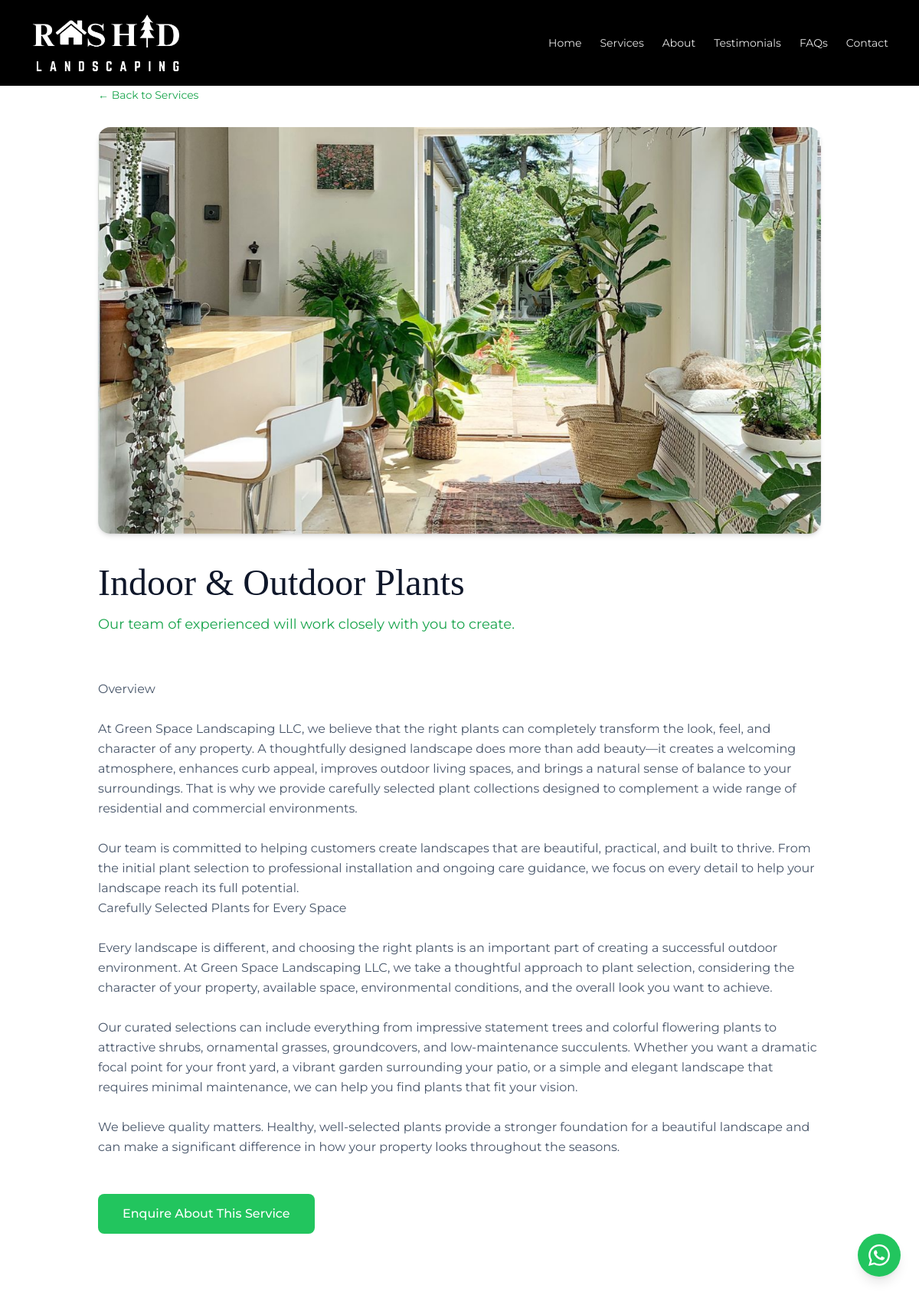
Screenshot of /services/7 with the database file from the repository.
### tables this page shows
CREATE TABLE settings (
            id INTEGER PRIMARY KEY, company_name TEXT DEFAULT 'TECHSERENIA',
            hero_title TEXT DEFAULT 'Turn Your Dubai Outdoor Space into an Exclusive Oasis',
            hero_subtitle TEXT DEFAULT 'Luxury landscape design and swimming pools by experts',
            logo TEXT DEFAULT '', bg_type TEXT DEFAULT 'image', bg_file TEXT DEFAULT '',
            whatsapp TEXT DEFAULT '971500000000', phone TEXT DEFAULT '', email TEXT DEFAULT '',
            address TEXT DEFAULT '', map_url TEXT DEFAULT '', instagram TEXT DEFAULT '', facebook TEXT DEFAULT '',
            founder_name TEXT DEFAULT 'Founder Name', founder_title TEXT DEFAULT 'Founder & CEO',
            founder_desc TEXT DEFAULT 'Passionate about creating beautiful outdoor spaces across Dubai.',
            founder_image TEXT DEFAULT '', services_bg TEXT DEFAULT '',
            admin_pass TEXT DEFAULT '', delete_pass TEXT DEFAULT '',
            stat_projects TEXT DEFAULT '150', stat_years TEXT DEFAULT '12', stat_satisfaction TEXT DEFAULT '98', stat_team TEXT DEFAULT '25', stat_happy TEXT DEFAULT '200', stat_reviews TEXT DEFAULT '180',
            counters_bg TEXT DEFAULT '', faq_image TEXT DEFAULT '', faq_heading TEXT DEFAULT 'Some General Question?', cta_bg TEXT DEFAULT '', form_title TEXT DEFAULT 'Transform Your Dream Landscape with a Tailored Consultation', form_subtitle TEXT DEFAULT 'Book a private, one-on-one consultation with Dubai''s leading landscaping experts to explore a bespoke outdoor design tailored to your villa and lifestyle.', form_heading TEXT DEFAULT 'Schedule Your Free Consultation',
            smtp_sender TEXT DEFAULT '', smtp_app_pass TEXT DEFAULT '', smtp_receiver TEXT DEFAULT '',
            intro_title TEXT DEFAULT 'Green Space Landscaping Services',
            intro_text TEXT DEFAULT 'We believe outdoor spaces should be sanctuaries that nurture well-being and celebrate nature.',
            intro_image TEXT DEFAULT '', intro_badge TEXT DEFAULT '6+', intro_badge_label TEXT DEFAULT 'Year Experience',
            show_services INTEGER DEFAULT 1, show_about INTEGER DEFAULT 1, show_founder INTEGER DEFAULT 1,
            show_testimonials INTEGER DEFAULT 1, show_faqs INTEGER DEFAULT 1, show_gallery INTEGER DEFAULT 1, show_intro INTEGER DEFAULT 1, show_clients INTEGER DEFAULT 1, show_videos TEXT DEFAULT '1', favicon TEXT DEFAULT '', show_brand_text TEXT DEFAULT '1', pwa_name TEXT DEFAULT 'RJ LANDSCAPING', pwa_icon TEXT DEFAULT '');

CREATE TABLE service_images (id INTEGER PRIMARY KEY AUTOINCREMENT, service_id INTEGER, filename TEXT);

CREATE TABLE services (id INTEGER PRIMARY KEY AUTOINCREMENT, title TEXT, short_desc TEXT, full_desc TEXT, image TEXT DEFAULT '');

### app.py (the view)
@app.route("/services/<int:sid>")
def service_detail(sid):
    svc = get_service(sid)
    if not svc:
        return redirect(url_for("index") + "#services")
    return render_template("service_detail.html", s=gs(), service=svc, links=get_links())

### app.py (called while the page is built)
def db():
    c = sqlite3.connect(DB_PATH)
    c.row_factory = sqlite3.Row
    return c

def ensure_settings_cols():
    need = ["cta_bg", "form_title", "form_subtitle", "form_heading", "counters_bg", "faq_image", "faq_heading",
            "stat_team", "stat_happy", "stat_reviews", "show_clients", "services_bg", "intro_image", "intro_title",
            "intro_text", "intro_badge", "intro_badge_label", "show_videos", "favicon", "pwa_name", "pwa_icon", "show_brand_text"]
    with db() as c:
        for col in need:
            try:
                c.execute(f"SELECT {col} FROM settings LIMIT 1")
            except Exception:
                try:
                    default = "atom landscape" if col == "pwa_name" else ""
                    c.execute(f"ALTER TABLE settings ADD COLUMN {col} TEXT DEFAULT '{default}'")
                except Exception:
                    pass

def gs():
    ensure_settings_cols()
    with db() as c:
        return dict(c.execute("SELECT * FROM settings WHERE id=1").fetchone())

def get_service(sid):
    with db() as c:
        r = c.execute("SELECT * FROM services WHERE id=?", (sid,)).fetchone()
        if not r:
            return None
        s = dict(r)
        s["images"] = [dict(i) for i in c.execute("SELECT id,filename FROM service_images WHERE service_id=?", (sid,))]
        return s

def get_links():
    with db() as c:
        return [dict(r) for r in c.execute("SELECT * FROM external_links ORDER BY id")]

### templates/service_detail.html (shortened to what this page needs)
{% extends "base.html" %}
{% block content %}
<section class="pt-28 pb-20 min-h-screen bg-white">
  <div class="max-w-5xl mx-auto px-6 md:px-10">
    <a href="/#services" class="text-grass-dark hover:text-grass text-sm mb-8 inline-block">← Back to Services</a>
    {% if service.images %}
    <div class="swiper service-swiper rounded-2xl overflow-hidden mb-10 shadow-md">
      <div class="swiper-wrapper">{% for img in service.images %}<div class="swiper-slide"><div class="aspect-video bg-grass-soft"><img src="{{ url_for('static',filename='uploads/'+img.filename) }}" class="w-full h-full object-cover" alt=""></div></div>{% endfor %}</div>
    </div>
    {% endif %}
    <h1 class="font-display text-4xl md:text-5xl text-slate-900 mb-4">{{ service.title }}</h1>
    <p class="text-grass-dark text-lg mb-8">{{ service.short_desc }}</p>
    <div class="text-slate-600 leading-relaxed whitespace-pre-line">{{ service.full_desc }}</div>
    <div class="mt-12"><a href="/#contact" class="inline-block bg-grass hover:bg-grass-dark text-white px-8 py-3.5 rounded-lg font-medium">Enquire About This Service</a></div>
  </div>
</section>
{% endblock %}

### templates/base.html (shortened to what this page needs)
<!DOCTYPE html>
<html lang="en">
<head>
<script src="https://cdn.tailwindcss.com"></script>
<link rel="stylesheet" href="https://cdn.jsdelivr.net/npm/swiper@11/swiper-bundle.min.css">
</head>
<body class="bg-grass-soft text-slate-800" oncontextmenu="return false" onselectstart="return false" ondragstart="return false">
<header class="fixed top-0 inset-x-0 z-50 bg-black">
  <div class="max-w-7xl mx-auto flex items-center justify-between px-4 md:px-10 h-[4.5rem] md:h-28">
    <a href="/#home" class="flex items-center gap-2 md:gap-3 min-w-0">
      {% if s and s.logo %}<img src="{{ url_for('static',filename='uploads/'+s.logo) }}" class="h-12 sm:h-14 md:h-20 w-auto max-w-[min(70vw,420px)] object-contain object-left" alt="">{% endif %}
    </a>
    <nav class="hidden md:flex items-center gap-6 text-sm text-white/90">
      <a href="/#home" class="hover:text-grass-light">Home</a>
      <a href="/#services" class="hover:text-grass-light">Services</a>
      <a href="/#about-us" class="hover:text-grass-light">About</a>
      <a href="/#testimonials" class="hover:text-grass-light">Testimonials</a>
      <a href="/#faqs" class="hover:text-grass-light">FAQs</a>
      <a href="/#consult" class="hover:text-grass-light">Contact</a>
    </nav>
  </div>
</header>
{% block content %}{% endblock %}
<a href="https://wa.me/{{ s.whatsapp if s and s.whatsapp else '971500000000' }}?text=Hello%2C%20I%27m%20interested%20in%20your%20landscaping%20services%20in%20Dubai." target="_blank" class="fixed bottom-6 right-6 z-40 bg-grass hover:bg-grass-dark w-14 h-14 rounded-full flex items-center justify-center shadow-lg" aria-label="WhatsApp">
</a>
</body></html>

### templates/base.html (style rules this page uses)
body { font-family:Montserrat,sans-serif;background:#f0fdf4;-webkit-user-select:none;user-select:none;-webkit-touch-callout:none }
.font-display { font-family:'Playfair Display',serif }
html { scroll-behavior:smooth }

### rows the page displays
settings: logo (picture)
service_images: filename (picture)
services: title "Indoor & Outdoor Plants", short_desc "Our team of experienced will work closely with you to create.", full_desc "Overview At Green Space Landscaping LLC, we believe that the right plants can completely transform the look, feel, and character of any property. A thoughtfully designed landscape does more than add beauty—it creates a welcoming atmosphere, enhances curb appeal, improves outdoor living spaces, and brings a natural sense of balance to your surroundings. That is why we provide carefully selected plant collections designed to complement a wide range of residential and commercial environments. Our team is committed to helping customers create landscapes that are beautiful, practical, and built to thrive. From the initial plant selection to professional installation and ongoing care guidance, we…"
